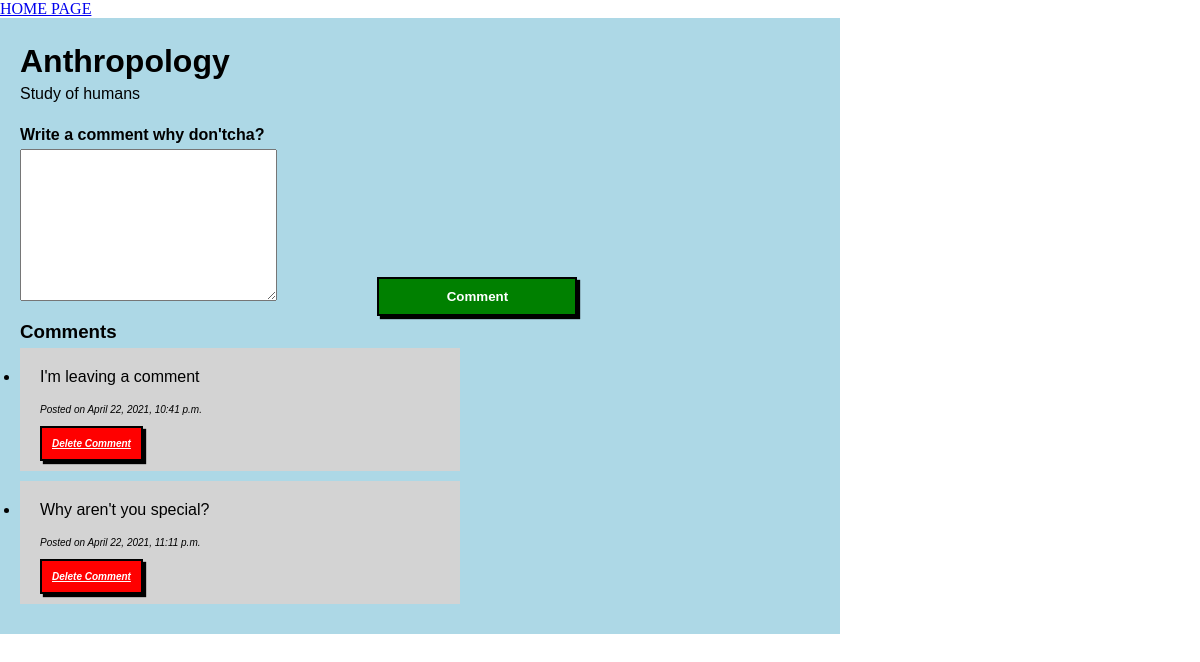
Page /courses/3/ on the committed database.
### courses_app/models.py (models this page shows)
class Course(models.Model):
    name = models.CharField(max_length=32)
    objects = Course_Manager()
    created_at = models.DateTimeField(auto_now_add=True)
    updated_at = models.DateTimeField(auto_now=True)

class Description(models.Model):
    course = models.OneToOneField(Course, on_delete=models.CASCADE, primary_key=True)
    text = models.TextField()
    objects = Description_Manager()
    created_at = models.DateTimeField(auto_now_add=True)
    updated_at = models.DateTimeField(auto_now=True)
    def __str__(self):
        return self.text

class Comment(models.Model):
    text = models.TextField()
    course = models.ForeignKey(Course, on_delete=models.CASCADE, related_name="comments")
    objects = Comment_Manager()
    created_at = DateTimeField(auto_now_add=True)
    updated_at = DateTimeField(auto_now=True)

### courses_app/views.py (the view)
# urls.py: path('courses/<int:id>/', views.show_course),
def show_course(request, id):
    context = {
        'course': Course.objects.get(id = id)
    }
    return render(request, 'course_page.html', context)

### courses_app/templates/course_page.html (shortened to what this page needs)
<!DOCTYPE html>
<html lang="en">
<head>
    {% load static %}
    <link rel="stylesheet" href="{% static 'style.css' %}">
</head>
<body>
    <a href="/">HOME PAGE</a>
    <div id="wrapper">
        <h1>{{course.name}}</h1>
        <p>{{course.description}}</p>
        <br>
        <form action="/courses/{{course.id}}/create_comment/" method="POST">
            <h4>Write a comment why don'tcha?</h4>
            <textarea name="comment" cols="30" rows="10"></textarea>
            <input class="add-button styled-button" type="submit" value="Comment">
        </form>
        <h3>Comments</h3>
        <ul>
            {% for comment in course.comments.all %}
                <li class="comment">
                    <p>{{comment.text}}</p>
                    <br>
                    <p class="subscript">Posted on {{comment.created_at}}</p>
                    <br>
                    <a class="styled-button delete-button subscript" href="/courses/{{course.id}}/comments/{{comment.id}}/destroy/">Delete Comment</a>
                </li>
            {% endfor %}
        </ul>
    </div>
</body>
</html>

### courses_app/static/style.css (style rules this page uses)
* { margin: 0; padding: 0; }
#wrapper { background-color: lightblue; width: 800px; padding: 20px; font-family: sans-serif; }
.add-button { background-color: green; color: white; width: 200px; margin-left: 12%; }
.styled-button { padding: 10px; box-shadow: 3px 3px 1px black; border: 2px solid black; font-weight: bold; }
.delete-button { background-color: red; color: white; }
.comment { background-color: lightgray; width: 50%; margin-bottom: 10px; padding: 20px; }
.subscript { font-size: x-small; font-style: italic; }
h1, h2, h3, h4 { margin: 5px 0px; }

### rows in the picture
Course: name "Anthropology", description "Study of humans"
Comment: text "I'm leaving a comment", created_at "April 22, 2021, 10:41 p.m."
Comment: text "Why aren't you special?", created_at "April 22, 2021, 11:11 p.m."
